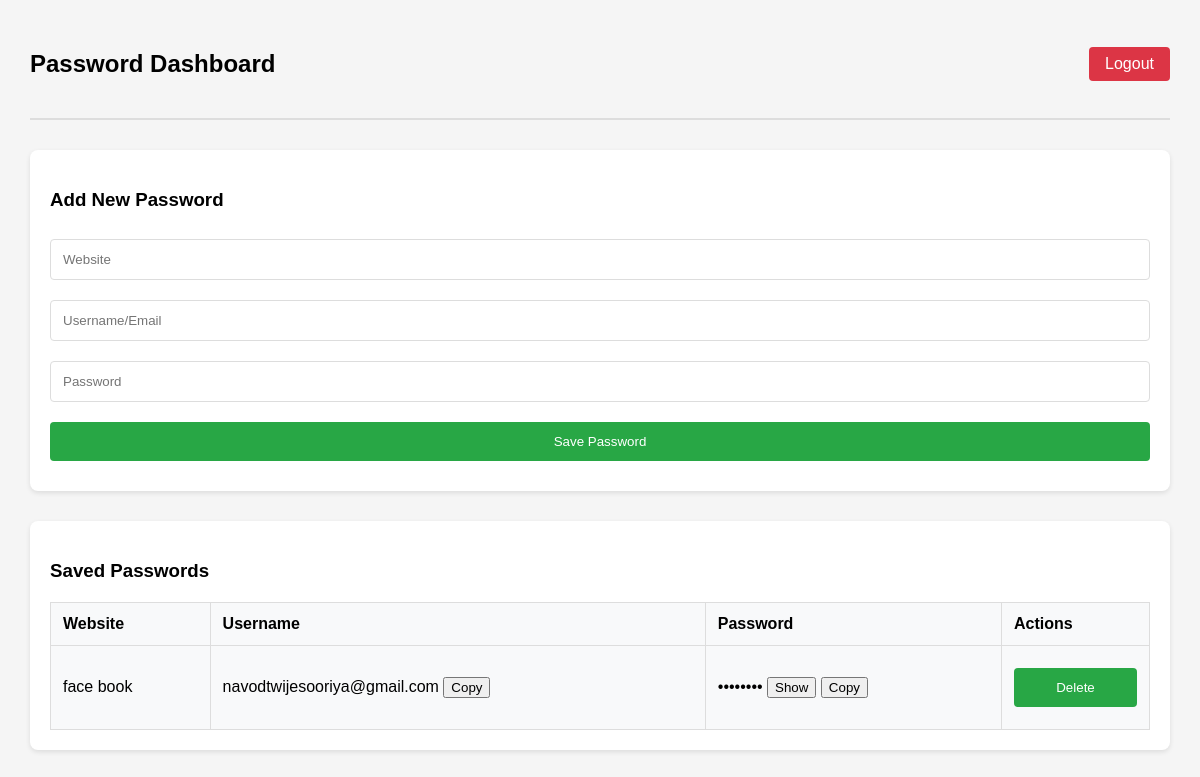
Before: /dashboard (signed in) with the older database file.
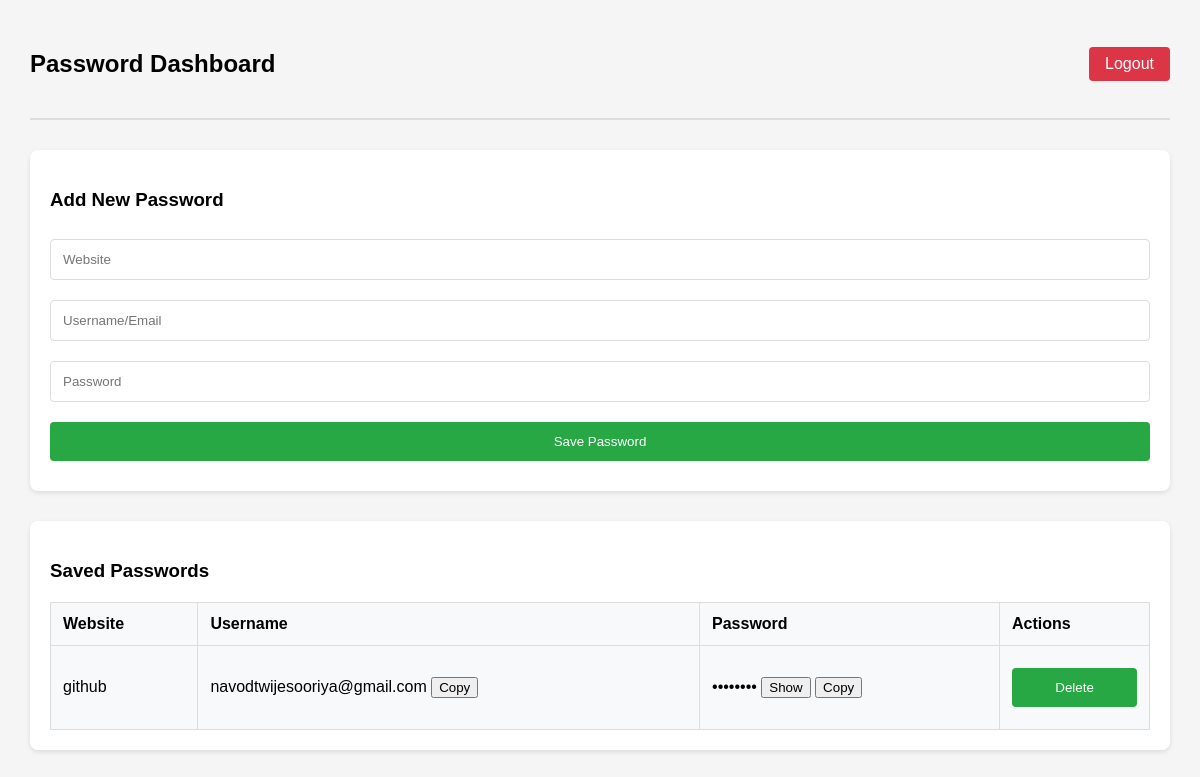
After: the same page with the newer database file.
### tables this page shows
CREATE TABLE passwords (
            id INTEGER PRIMARY KEY,
            site TEXT,
            username TEXT,
            password TEXT
        , user_id INTEGER);

### app.py (the view)
@app.route('/dashboard')
@login_required
def dashboard():
    conn = sqlite3.connect('passwords.db')
    c = conn.cursor()
    c.execute("SELECT id, site, username, password FROM passwords WHERE user_id = ?", (current_user.id,))
    data = c.fetchall()
    conn.close()
    decrypted_data = []
    for row in data:
        try:
            encrypted_password = row[3]
            if isinstance(encrypted_password, str):
                decrypted_password = fernet.decrypt(encrypted_password.encode()).decode()
            else:
                decrypted_password = "Error: Invalid password format"
            decrypted_data.append((row[0], row[1], row[2], decrypted_password))
        except Exception as e:
            decrypted_data.append((row[0], row[1], row[2], "Error: Could not decrypt"))
    return render_template('dashboard.html', data=decrypted_data)

### app.py (called while the page is built)
@login_manager.user_loader
def load_user(user_id):
    conn = sqlite3.connect('passwords.db')
    c = conn.cursor()
    c.execute("SELECT * FROM users WHERE id = ?", (user_id,))
    user = c.fetchone()
    conn.close()
    if user:
        return User(user[0], user[1])
    return None

### templates/dashboard.html (shortened to what this page needs)
<!DOCTYPE html>
<html>
<head>
  <link rel="stylesheet" href="/static/style.css">
</head>
<body>
  <div class="dashboard-header">
    <h2>Password Dashboard</h2>
    <a href="/logout" class="logout-btn">Logout</a>
  </div>
  <div class="add-password-section">
    <h3>Add New Password</h3>
    <form method="post" action="/add">
      <input type="text" name="site" placeholder="Website" required>
      <input type="text" name="username" placeholder="Username/Email" required>
      <input type="password" name="password" placeholder="Password" required>
      <button type="submit">Save Password</button>
    </form>
  </div>
  <div class="saved-passwords-section">
    <h3>Saved Passwords</h3>
    {% if data %}
    <table>
      <tr>
        <th>Website</th>
        <th>Username</th>
        <th>Password</th>
        <th>Actions</th>
      </tr>
      {% for row in data %}
      <tr>
        <td>{{ row[1] }}</td>
        <td>
          {{ row[2] }}
          <button class="copy-btn" onclick="copyToClipboard('{{ row[2] }}', this)">Copy</button>
        </td>
        <td>
          <span class="password-hidden">••••••••</span>
          <button class="toggle-btn" onclick="togglePassword(this)">Show</button>
          <button class="copy-btn" onclick="copyToClipboard('{{ row[3] }}', this)">Copy</button>
        </td>
        <td>
          <form method="post" action="/delete/{{ row[0] }}" style="display:inline;" onsubmit="return confirm('Are you sure you want to delete this password?')">
            <button type="submit" class="delete-btn">Delete</button>
          </form>
        </td>
      </tr>
      {% endfor %}
    </table>
    {% else %}
    <p>No passwords saved yet. Add your first password above!</p>
    {% endif %}
  </div>
</body>
</html>

### static/style.css (style rules this page uses)
body { font-family: Arial, sans-serif; padding: 30px; margin: 0; background-color: #f5f5f5; }
.dashboard-header { display: flex; justify-content: space-between; align-items: center; margin-bottom: 30px; padding-bottom: 20px; border-bottom: 2px solid #ddd; }
.logout-btn { background-color: #dc3545; color: white; padding: 8px 16px; text-decoration: none; border-radius: 4px; transition: background-color 0.3s; }
.add-password-section { background: white; padding: 20px; border-radius: 8px; margin-bottom: 30px; box-shadow: 0 2px 5px rgba(0,0,0,0.1); }
.saved-passwords-section { background: white; padding: 20px; border-radius: 8px; box-shadow: 0 2px 5px rgba(0,0,0,0.1); }
form input, form button { margin: 10px 0; padding: 12px; width: 100%; border: 1px solid #ddd; border-radius: 4px; box-sizing: border-box; }
form button { background-color: #28a745; color: white; border: none; cursor: pointer; transition: background-color 0.3s; }
table { border-collapse: collapse; width: 100%; margin-top: 20px; }
table, th, td { border: 1px solid #ddd; padding: 12px; }
th { background-color: #f8f9fa; font-weight: bold; text-align: left; }
tr:nth-child(even) { background-color: #f8f9fa; }
a { color: #007bff; text-decoration: none; }

Changed rows visible on the page:
changed passwords "navodtwijesooriya@gmail.com": site "face book" → "github"
